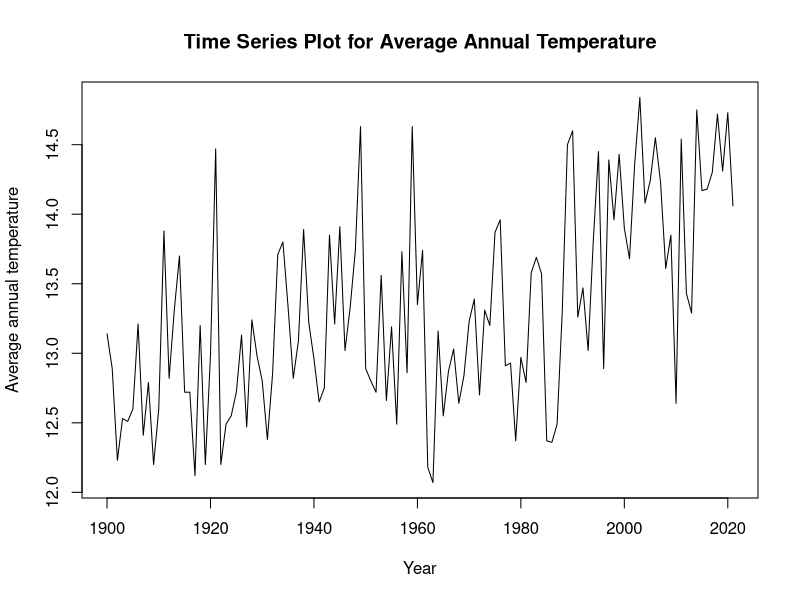
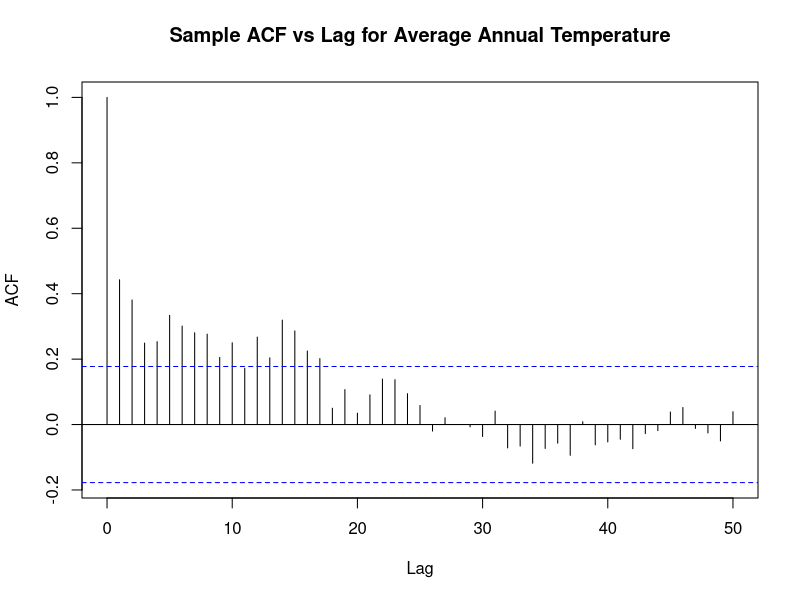
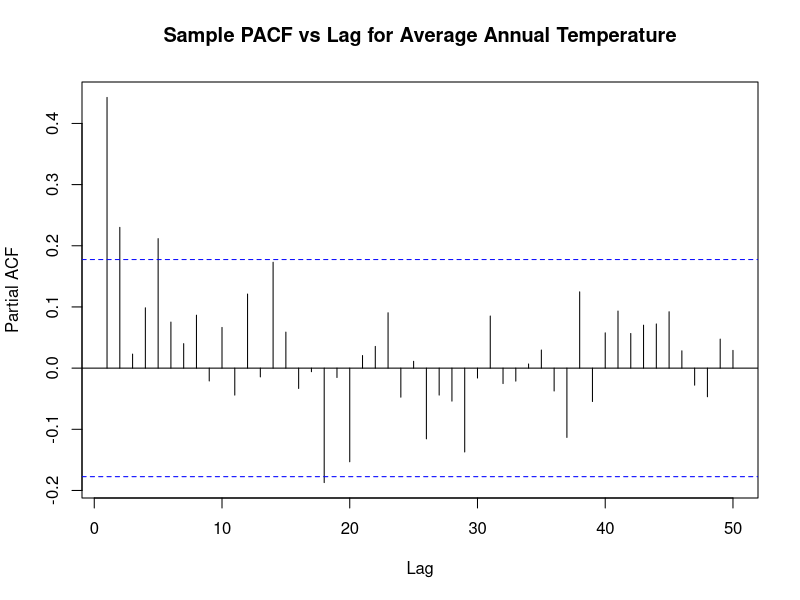
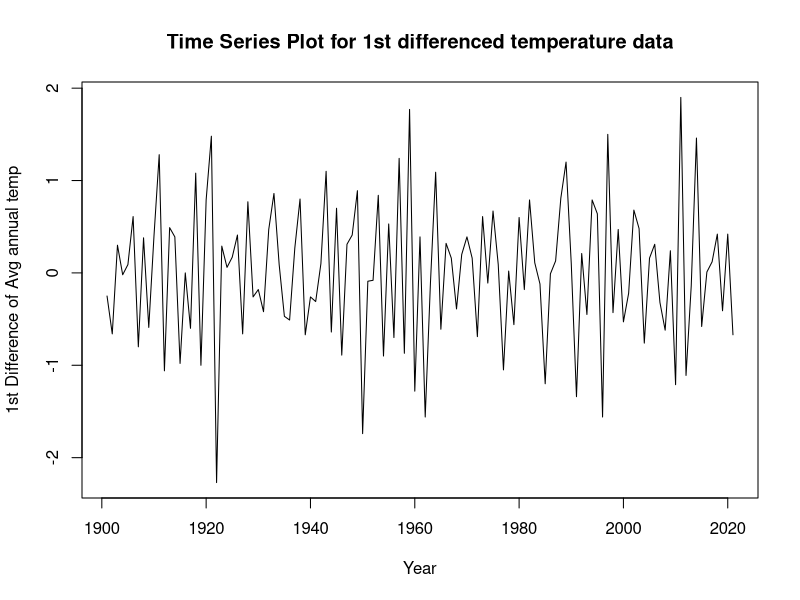
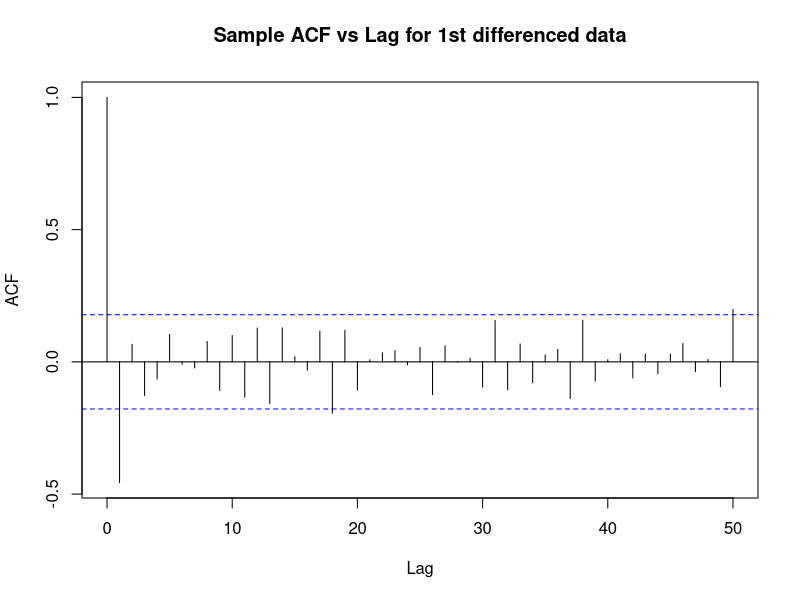
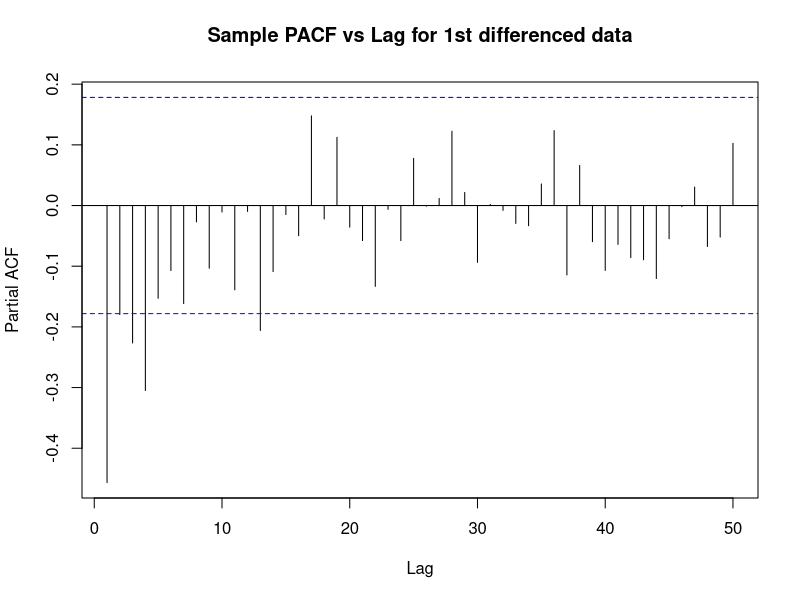
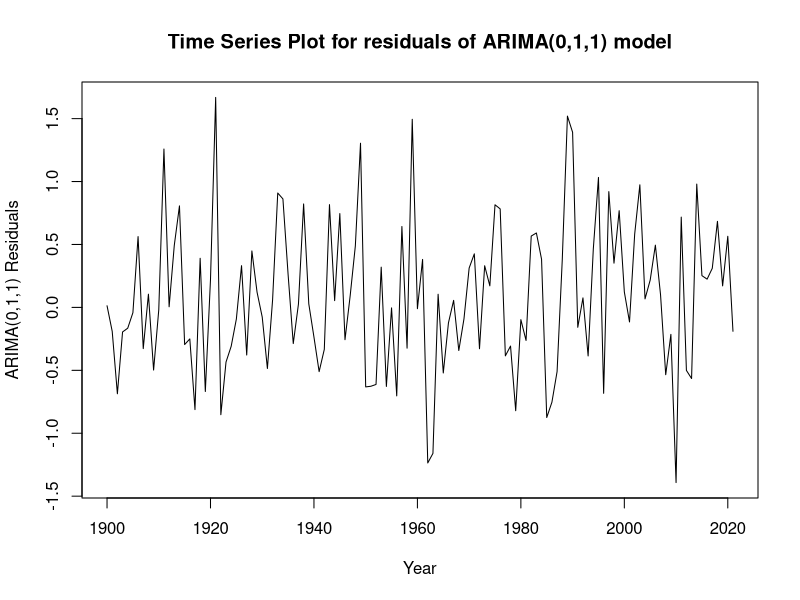
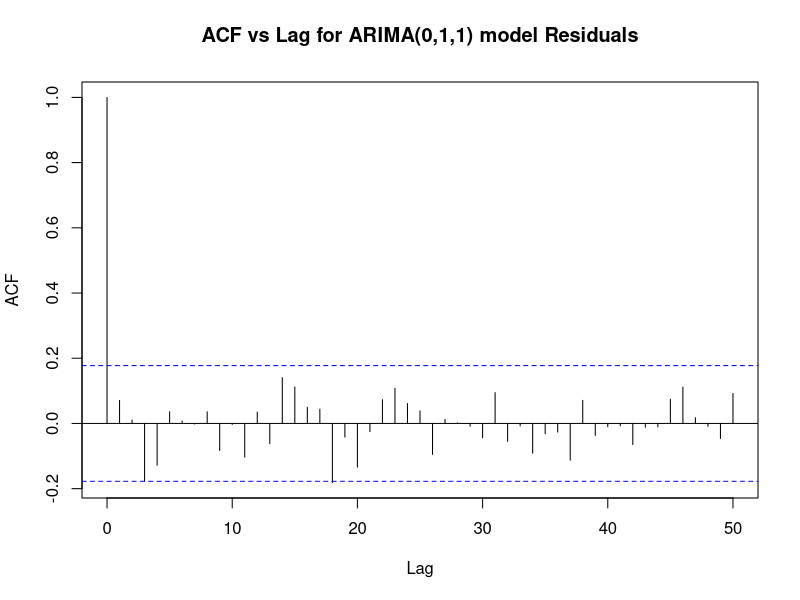

These charts were generated, in order, by the following R code:
## ---- chunk 1
knitr::opts_chunk$set(echo = TRUE)
## ---- chunk 2
# Read the data
cet <- read.csv('cet_temp.csv')

# Convert it into a timeseries with
  # start = 1900 
  # frequency = 1 (yearly data)
cet_temp <- ts(cet$avg_annual_temp_C, start = 1900, frequency = 1)

# Plot the timeseries
ts.plot(cet_temp, gpars = list(main = "Time Series Plot for Average Annual Temperature", xlab = "Year", ylab = "Average annual temperature"))

# Plot ACF vs Lag
acf(cet_temp, lag.max = 50, main = "Sample ACF vs Lag for Average Annual Temperature")

# Plot PACF vs Lag
pacf(cet_temp, lag.max = 50,main = "Sample PACF vs Lag for Average Annual Temperature")
## ---- chunk 3
# Take first difference of the timeseries ( Wt = (1-B)Xt )
temp_diff <- diff(cet_temp)

# Plot the timeseries
ts.plot(temp_diff, gpars = list(main = "Time Series Plot for 1st differenced temperature data", xlab = "Year", ylab = "1st Difference of Avg annual temp"))

# Plot the ACF vs Lag
acf(temp_diff, lag.max = 50,main = "Sample ACF vs Lag for 1st differenced data")

# Plot the PACF vs Lag
pacf(temp_diff, lag.max = 50,main = "Sample PACF vs Lag for 1st differenced data")
## ---- chunk 4
#Code to fit MA(1) model to the first difference of the average annual temperature

#p = 0 Order of the AR part of the model
#d = 1 Order of differencing (First differenced data)
#q = 1 Order of the MA part of the model

model.MA1<-arima(cet_temp, order=c(0,1,1), method="ML")
model.MA1
## ---- chunk 5
# Extract the residuals of the model
resid.MA1<-residuals(model.MA1)
## ---- chunk 6
# Plot the residuals
ts.plot(resid.MA1, gpars = list(main = "Time Series Plot for residuals of ARIMA(0,1,1) model", xlab = "Year", ylab = "ARIMA(0,1,1) Residuals"))

# Plot ACF for the residuals
acf(resid.MA1, lag.max = 50, main = "ACF vs Lag for ARIMA(0,1,1) model Residuals")

# Plot PACF for the residuals
pacf(resid.MA1, lag.max = 50, main = "PACF vs Lag for ARIMA(0,1,1) model Residuals")
## ---- chunk 7
#Function to produce P-values for the Ljung-Box test for different lags
#where an ARMA(p,q) model has been fitted.
#Note that k must be > p+q
#Number of degrees of freedom for the test = k-p-q

#Arguments for the function "LB_test"
#resid = residuals from a fitted ARMA(p,q) model.

#max.k = the maximum value of k at which we perform the test
#Note that the minimum k is set at p+q+1 (corresponding to a test with one degree
#of freedom)

#p = Order of the AR part of the model
#q = Order of the MA part of the model 

#The function returns a table with one column showing the number of degrees 
#of freedom for the test and the other the associated P-value.

LB_test<-function(resid,max.k,p,q){
  lb_result<-list()
  df<-list()
  p_value<-list()
  for(i in (p+q+1):max.k){
    lb_result[[i]]<-Box.test(resid,lag=i,type=c("Ljung-Box"),fitdf=(p+q))
    df[[i]]<-lb_result[[i]]$parameter
    p_value[[i]]<-lb_result[[i]]$p.value
  }
  df<-as.vector(unlist(df))
  p_value<-as.vector(unlist(p_value))
  test_output<-data.frame(df,p_value)
  names(test_output)<-c("deg_freedom","LB_p_value")
  return(test_output)
}

## ---- chunk 8
#Since p+q=1, we run the following command to perform the first ten
#Ljung-Box tests for the model residuals (max.k=11)
MA1.LB<-LB_test(resid.MA1,max.k=11,p=0,q=1)
#To see the table of P-values
MA1.LB
#To produce a plot of the P-values against the degrees of freedom and
#add a blue dashed line at 0.05, we run the commands
plot(MA1.LB$deg_freedom,MA1.LB$LB_p_value,xlab="Degrees of freedom",ylab="Pvalue",main="Ljung-Box test P-values",ylim=c(0,1))
abline(h=0.05,col="blue",lty=2)

## ---- chunk 9
#Code to fit MA(2) model to the first difference of the average annual temperature

#p = 0 Order of the AR part of the model
#d = 1 Order of differencing (First differenced data)
#q = 2 Order of the MA part of the model

model.MA2<-arima(cet_temp, order=c(0,1,2), method="ML")
model.MA2
## ---- chunk 10
#Code to fit ARIMA(1, 1, 1) model to the average annual temperature

#p = 1 Order of the AR part of the model
#d = 1 Order of differencing (First differenced data)
#q = 1 Order of the MA part of the model

model.ARMA11<-arima(cet_temp, order=c(1,1,1), method="ML")
model.ARMA11
## ---- chunk 11

# Read the data
prices <- read.csv('em_house_prices.csv')

#Convert it into timeseries with
  # start = 2010
  # frequency = 12 (monthly data)
prices <- ts(prices$average_price_gbp, start = 2010, frequency = 12)

# Plot the timeseries for average house prices
ts.plot(prices, gpars = list(main = "Time Series Plot for Average House Prices", xlab = "Year", ylab = "Average House Price"))

# Plot ACF vs Lag
acf(prices, lag.max = 60, main = "Sample ACF vs Lag for Average House Prices")

#Plot PACF vs Lag
pacf(prices, lag.max = 60, main = "Sample PACF vs Lag for Average House Prices")

## ---- chunk 12
# Take first difference of the timeseries ( Wt = (1-B)Xt )
prices_diff <- diff(prices)

# Plot the timeseries for 1st differenced data
ts.plot(prices_diff, gpars = list(main = "Time Series Plot for 1st differenced Prices", xlab = "Year", ylab = "1st Differenced Average House Price"))

# Plot ACF vs Lag for 1st differenced data
acf(prices_diff, lag.max = 60, main = "ACF vs Lag for 1st Differenced Prices")

# Plot PACF vs Lag for 1st differenced data
pacf(prices_diff, lag.max = 60, main = "PACF vs Lag for 1st Differenced Prices")
## ---- chunk 13
# Take seasonal difference for lag = 12 (Yt = Wt - Wt-12)
prices_diff2 <- diff(prices_diff, lag = 12)

# Plot the timeseries for the differenced data
ts.plot(prices_diff2, gpars = list(main = "Time Series Plot for the differenced data", xlab = "Year", ylab = "Differenced Average House Prices"))

# Plot ACF vs Lag for the differenced data
acf(prices_diff2, lag.max =60, main = "ACF vs Lag for Differenced House Prices")

# Plot PACF vs Lag for the differenced data
pacf(prices_diff2, lag.max = 60, main = "PACF vs Lag for Differenced House Prices")

## ---- chunk 14
#Code to fit ARIMA (0, 1, 1) × (0, 1, 1)12 model to the Average House Prices data

#p = 0 Order of the AR component of the non-seasonal part
#d = 1 Order of differencing for the non-seasonal part
#q = 1 Order of the MA component of the non-seasonal part

#P = 0 Order of the AR component of the seasonal part
#D = 1 Order of differencing for the seasonal part
#Q = 1 Order of the MA component of the seasonal part

model.SARMA0101<-arima(prices,order=c(0,1,1), seasonal = list(order = c(0,1,1), period = 12), method="ML")
model.SARMA0101
## ---- chunk 15
# Extract the residuals of the model
resid.SARMA0101<-residuals(model.SARMA0101)
## ---- chunk 16
# Plot the residuals
ts.plot(resid.SARMA0101, gpars = list(main = "Plot for residuals of ARIMA(0,1,1)×(0,1,1)12 model", xlab = "Year", ylab = "ARIMA(0,1,1)×(0,1,1)12 Residuals"))

# Plot ACF for the residuals
acf(resid.SARMA0101, lag.max = 50, main = "ACF vs Lag for ARIMA(0,1,1)×(0,1,1)12 Residuals")

# Plot PACF for the residuals
pacf(resid.SARMA0101, lag.max = 50, main = "PACF vs Lag for ARIMA(0,1,1)×(0,1,1)12 Residuals")

## ---- chunk 17
#Code to fit ARIMA (4, 1, 1) × (0, 1, 1)12 model to the average house prices data

#p = 4 Order of the AR component of the non-seasonal part
#d = 1 Order of differencing for the non-seasonal part
#q = 1 Order of the MA component of the non-seasonal part

#P = 0 Order of the AR component of the seasonal part
#D = 1 Order of differencing for the seasonal part
#Q = 1 Order of the MA component of the seasonal part

model.SARMA4101<-arima(prices,order=c(4,1,1), seasonal = list(order = c(0,1,1), period = 12), method="ML")
model.SARMA4101
## ---- chunk 18
#Code to fit ARIMA (3, 1, 1) × (0, 1, 1)12 model to the average house prices data

#p = 3 Order of the AR component of the non-seasonal part
#d = 1 Order of differencing for the non-seasonal part
#q = 1 Order of the MA component of the non-seasonal part

#P = 0 Order of the AR component of the seasonal part
#D = 1 Order of differencing for the seasonal part
#Q = 1 Order of the MA component of the seasonal part

model.SARMA3101<-arima(prices,order=c(3,1,1), seasonal = list(order = c(0,1,1), period = 12), method="ML")
model.SARMA3101
## ---- chunk 19
#Code to fit ARIMA (2, 1, 1) × (0, 1, 1)12 model to the average house prices data

#p = 2 Order of the AR component of the non-seasonal part
#d = 1 Order of differencing for the non-seasonal part
#q = 1 Order of the MA component of the non-seasonal part

#P = 0 Order of the AR component of the seasonal part
#D = 1 Order of differencing for the seasonal part
#Q = 1 Order of the MA component of the seasonal part

model.SARMA2101<-arima(prices,order=c(2,1,1), seasonal = list(order = c(0,1,1), period = 12), method="ML")
model.SARMA2101
## ---- chunk 20
# Extract the residuals of the model
resid.SARMA2101<-residuals(model.SARMA2101)
## ---- chunk 21
# Plot the residuals
ts.plot(resid.SARMA2101, gpars = list(main = "Plot for residuals of ARIMA(2,1,1)×(0,1,1)12 model", xlab = "Year", ylab = "ARIMA(2,1,1)×(0,1,1)12 Residuals"))

# Plot ACF for the residuals
acf(resid.SARMA2101, lag.max = 50, main = "ACF vs Lag for ARIMA(2,1,1)×(0,1,1)12 Residuals")

# Plot PACF for the residuals
pacf(resid.SARMA2101, lag.max = 50, main = "PACF vs Lag for ARIMA(2,1,1)×(0,1,1)12 Residuals")

## ---- chunk 22
#Function to produce P-values for the Ljung-Box test for different lags
#where an ARIMA(p,d,q)x(P,D,Q)_h model has been fitted.
#Note that k must be > p+q+P+Q 
#Number of degrees of freedom for the test = k-p-q-P-Q

#Arguments for the function "LB_test"
#resid = residuals from a fitted ARIMA(p,d,q)x(P,D,Q)_h model

#max.k = the maximum value of k at which we perform the test
#Note that the minimum k is set at p+q+P+Q+1 (corresponding to a test with one degree
#of freedom)

#p = Order of the non-seasonal AR part of the model
#q = Order of the non-seasonal MA part of the model
#P = Order of the seasonal AR part of the model
#Q = Order of the seasonal MA part of the model 

#The function returns a table with one column showing the number of degrees 
#of freedom for the test and the other the associated P-value.

LB_test_SARIMA<-function(resid,max.k,p,q,P,Q){
  lb_result<-list()
  df<-list()
  p_value<-list()
  for(i in (p+q+P+Q+1):max.k){
    lb_result[[i]]<-Box.test(resid,lag=i,type=c("Ljung-Box"),fitdf=(p+q+P+Q))
    df[[i]]<-lb_result[[i]]$parameter
    p_value[[i]]<-lb_result[[i]]$p.value
  }
  df<-as.vector(unlist(df))
  p_value<-as.vector(unlist(p_value))
  test_output<-data.frame(df,p_value)
  names(test_output)<-c("deg_freedom","LB_p_value")
  return(test_output)
}
## ---- chunk 23

#Ljung-Box tests for the model residuals (max.k=14)
MA1.LB<-LB_test_SARIMA(resid.SARMA2101,max.k=14,p=2,q=1, P=0, Q=1)
#To see the table of P-values, type
MA1.LB
#To produce a plot of the P-values against the degrees of freedom and
#add a blue dashed line at 0.05, we run the commands
plot(MA1.LB$deg_freedom,MA1.LB$LB_p_value,xlab="Degrees of freedom",ylab="Pvalue",main="Ljung-Box test P-values",ylim=c(0,1))
abline(h=0.05,col="blue",lty=2)

## ---- chunk 24
# ARIMA (2, 1, 2) × (0, 1, 1)12
model.SARMA2201<-arima(prices,order=c(2,1,2), seasonal = list(order = c(0,1,1), period = 12), method="ML")
model.SARMA2201

# ARIMA (1, 1, 2) × (0, 1, 1)12
model.SARMA1201<-arima(prices,order=c(1,1,2), seasonal = list(order = c(0,1,1), period = 12), method="ML")
model.SARMA1201

# ARIMA (2, 1, 1) × (1, 1, 1)12
model.SARMA2111<-arima(prices,order=c(2,1,1), seasonal = list(order = c(1,1,1), period = 12), method="ML")
model.SARMA2111

# ARIMA (2, 1, 1) × (0, 1, 2)12
model.SARMA2102<-arima(prices,order=c(2,1,1), seasonal = list(order = c(0,1,2), period = 12), method="ML")
model.SARMA2102
## ---- chunk 25
# Extract the residuals of the model
resid.SARMA1201<-residuals(model.SARMA1201)
## ---- chunk 26
# Plot the residuals
ts.plot(resid.SARMA1201, gpars = list(main = "Plot for residuals of ARIMA(1,1,2)×(0,1,1)12 model", xlab = "Year", ylab = "ARIMA(1,1,2)×(0,1,1)12 Residuals"))

# Plot ACF for the residuals
acf(resid.SARMA1201, lag.max = 50, main = "ACF vs Lag for ARIMA(1,1,2)×(0,1,1)12 Residuals")

# Plot PACF for the residuals
pacf(resid.SARMA1201, lag.max = 50, main = "PACF vs Lag for ARIMA(1,1,2)×(0,1,1)12 Residuals")

## ---- chunk 27

#Ljung-Box tests for the model residuals (max.k=14)
MA1.LB<-LB_test_SARIMA(resid.SARMA1201,max.k=14,p=1,q=2, P=0, Q=1)
#To see the table of P-values, type
MA1.LB
#To produce a plot of the P-values against the degrees of freedom and
#add a blue dashed line at 0.05, we run the commands
plot(MA1.LB$deg_freedom,MA1.LB$LB_p_value,xlab="Degrees of freedom",ylab="Pvalue",main="Ljung-Box test P-values",ylim=c(0,1))
abline(h=0.05,col="blue",lty=2)

## ---- chunk 28
#install.packages("forecast")
library(forecast)

# Forecast the values for next 6 months
forecast_values <- forecast(model.SARMA1201, h = 6)

# Plot the forecasted values
plot(forecast_values)

# Print the forecasted values
print(forecast_values)
